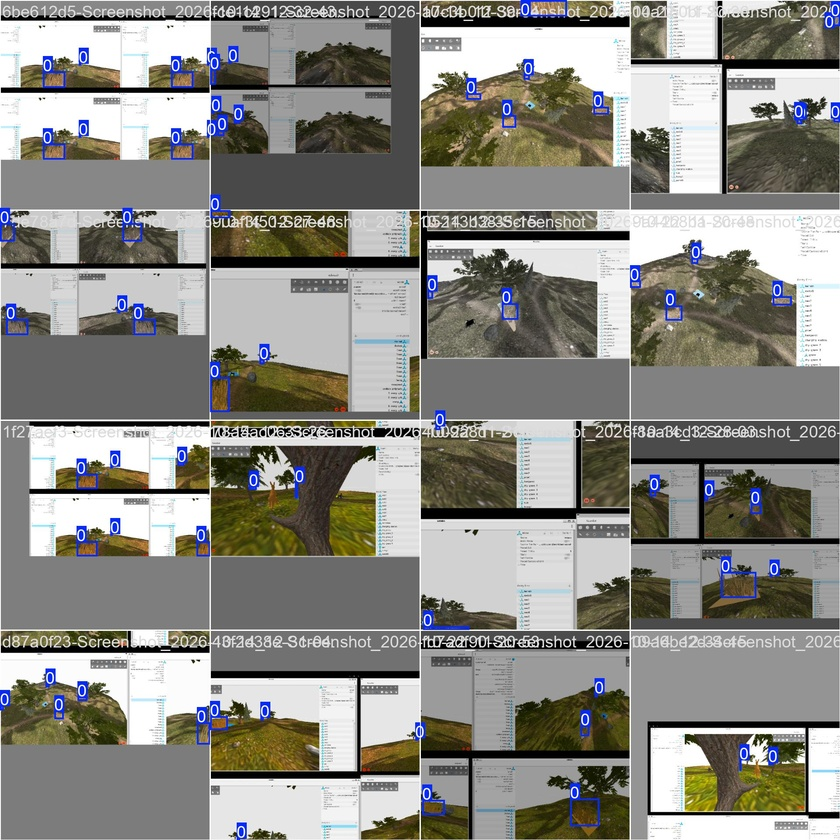
#> input picture my_model (1)/train/train_batch0.jpg, 840 x 840 px, shrunk from 1920 x 1920 before the run, given in place of the camera
$ python opencv_dry_flag.py
#> lines starting #> are read from the running program, lines starting #| are printed output that depends on the picture; after the words box and inside, x2 and y2 are one past the last pixel; in counts of white or black regions, pixels touching at a corner belong together
#!/usr/bin/env python3

"""Pick an HSV colour and display the matching mask over an image."""

import argparse
import sys

import cv2
import numpy as np


WINDOW_NAME = "HSV colour picker"
MAX_TOLERANCE = 50


def nothing(_value: int) -> None:
	"""Trackbar callback placeholder."""


def create_trackbars() -> None:
	cv2.namedWindow(WINDOW_NAME, cv2.WINDOW_NORMAL)
	for name, maximum in (
		("Hue", 179),
		("Saturation", 255),
		("Value", 255),
		("Hue tolerance %", MAX_TOLERANCE),
		("Saturation tolerance %", MAX_TOLERANCE),
		("Value tolerance %", MAX_TOLERANCE),
	):
		cv2.createTrackbar(name, WINDOW_NAME, 0, maximum, nothing)
#> in main, image is the input picture: shape (840, 840, 3); mean B, G, R 132.6, 138.3, 139.2

	# Start with a useful middle-brightness colour and modest tolerances.
	cv2.setTrackbarPos("Saturation", WINDOW_NAME, 128)
	cv2.setTrackbarPos("Value", WINDOW_NAME, 128)
	cv2.setTrackbarPos("Hue tolerance %", WINDOW_NAME, 10)
	cv2.setTrackbarPos("Saturation tolerance %", WINDOW_NAME, 10)
	cv2.setTrackbarPos("Value tolerance %", WINDOW_NAME, 10)


def read_source(source: str) -> tuple[cv2.VideoCapture | None, np.ndarray | None]:
	"""Return either a still image or an opened camera capture."""
	try:
		camera_index = int(source)
	except ValueError:
		image = cv2.imread(source)
		if image is None:
			raise FileNotFoundError(f"Could not read image: {source}")
		return None, image

	capture = cv2.VideoCapture(camera_index)
	if not capture.isOpened():
		capture.release()
		raise RuntimeError(f"Could not open camera {camera_index}")
	return capture, None


def build_display(image: np.ndarray) -> np.ndarray:
	hsv_image = cv2.cvtColor(image, cv2.COLOR_BGR2HSV)
#> hsv_image: shape (840, 840, 3); mean H, S, V 24.2, 40.4, 143.2
	hue = cv2.getTrackbarPos("Hue", WINDOW_NAME)
	saturation = cv2.getTrackbarPos("Saturation", WINDOW_NAME)
	value = cv2.getTrackbarPos("Value", WINDOW_NAME)

	hue_tolerance = cv2.getTrackbarPos("Hue tolerance %", WINDOW_NAME)
	saturation_tolerance = cv2.getTrackbarPos("Saturation tolerance %", WINDOW_NAME)
	value_tolerance = cv2.getTrackbarPos("Value tolerance %", WINDOW_NAME)

	# Hue is circular, so compare it with two ranges when the tolerance wraps.
	hue_delta = int(round(179 * hue_tolerance / 100))
	low_hue = hue - hue_delta
	high_hue = hue + hue_delta
	low_saturation = max(0, saturation - round(255 * saturation_tolerance / 100))
	high_saturation = min(255, saturation + round(255 * saturation_tolerance / 100))
	low_value = max(0, value - round(255 * value_tolerance / 100))
	high_value = min(255, value + round(255 * value_tolerance / 100))

	if low_hue < 0:
		mask = cv2.inRange(
			hsv_image,
			np.array([0, low_saturation, low_value]),
			np.array([high_hue, high_saturation, high_value]),
		)
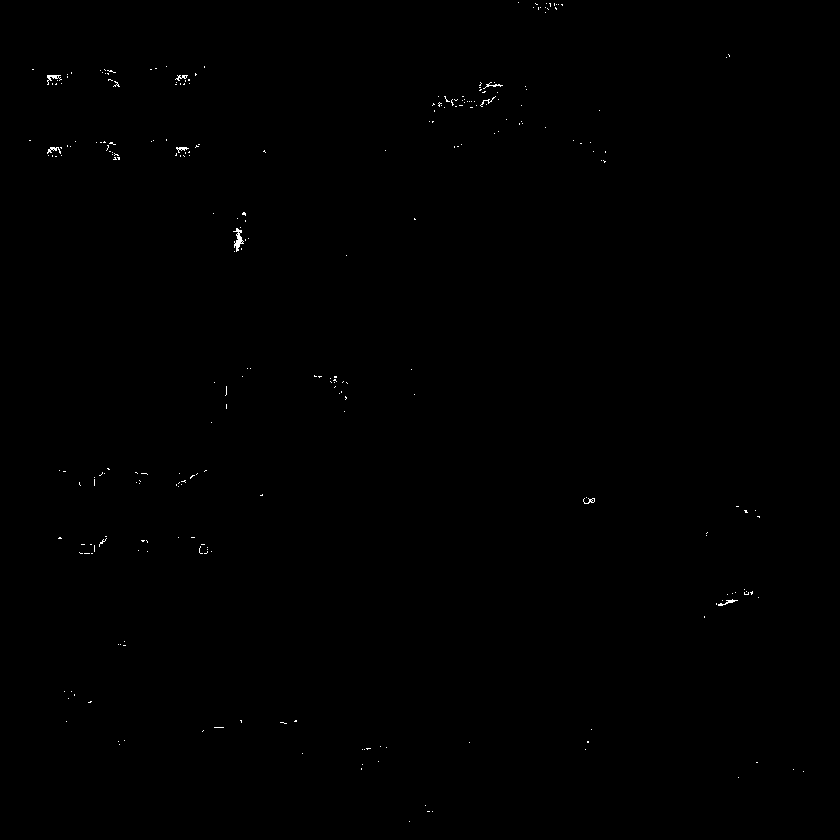
#> mask: shape (840, 840); 0.16% white in thin lines or dots
		mask |= cv2.inRange(
			hsv_image,
			np.array([180 + low_hue, low_saturation, low_value]),
			np.array([179, high_saturation, high_value]),
		)
	elif high_hue > 179:
		mask = cv2.inRange(
			hsv_image,
			np.array([low_hue, low_saturation, low_value]),
			np.array([179, high_saturation, high_value]),
		)
		mask |= cv2.inRange(
			hsv_image,
			np.array([0, low_saturation, low_value]),
			np.array([high_hue - 180, high_saturation, high_value]),
		)
	else:
		mask = cv2.inRange(
			hsv_image,
			np.array([low_hue, low_saturation, low_value]),
			np.array([high_hue, high_saturation, high_value]),
		)

	result = cv2.bitwise_and(image, image, mask=mask)
	return np.hstack((image, result))
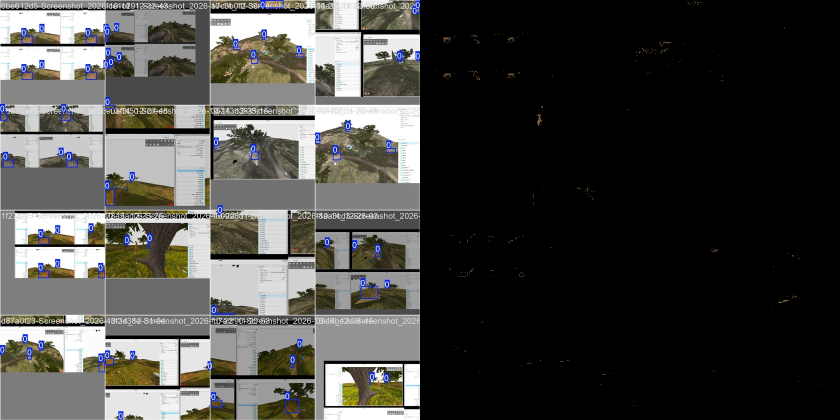
#> returned value: shape (840, 1680, 3) (shown at 1/2 size); mean of channels 0, 1, 2 66.3, 69.2, 69.7; drawn as B, G, R


def parse_args() -> argparse.Namespace:
	parser = argparse.ArgumentParser(description=__doc__)
	parser.add_argument(
		"source",
		help="image path, or camera index such as 0 (default: 0)",
		nargs="?",
		default="0",
	)
	return parser.parse_args()


def main() -> int:
	args = parse_args()
	try:
		capture, image = read_source(args.source)
	except (FileNotFoundError, RuntimeError) as error:
		print(error, file=sys.stderr)
		return 1

	create_trackbars()
	try:
		while True:
			if capture is not None:
				ok, image = capture.read()
				if not ok:
					print("Could not read a frame from the camera.", file=sys.stderr)
					return 1
			assert image is not None
			cv2.imshow(WINDOW_NAME, build_display(image))
			# Keep polling for still images so trackbar changes are processed.
			key = cv2.waitKey(30) & 0xFF
#> (key q is pressed here)
			if key in (ord("q"), 27):
				break
	finally:
		if capture is not None:
			capture.release()
		cv2.destroyAllWindows()
	return 0


if __name__ == "__main__":
	raise SystemExit(main())
#> (the program exits here)

$ run again, on my_model (1)/train/train_batch1.jpg
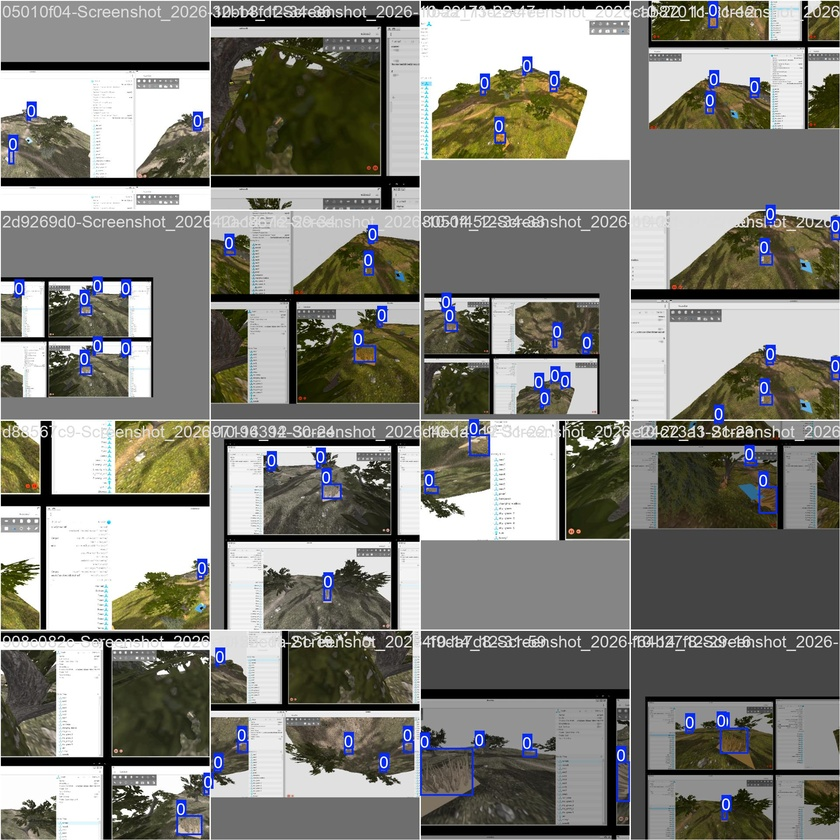
#> input picture my_model (1)/train/train_batch1.jpg, 840 x 840 px, shrunk from 1920 x 1920 before the run, given in place of the camera
#> in main, image is the input picture: shape (840, 840, 3); mean B, G, R 121.8, 128.6, 129.1
#> hsv_image: shape (840, 840, 3); mean H, S, V 22.8, 45.7, 132.8
#> in build_display, `mask = cv2.inRange( hsv_image, np.array([0, low_saturation, low_value]..`:
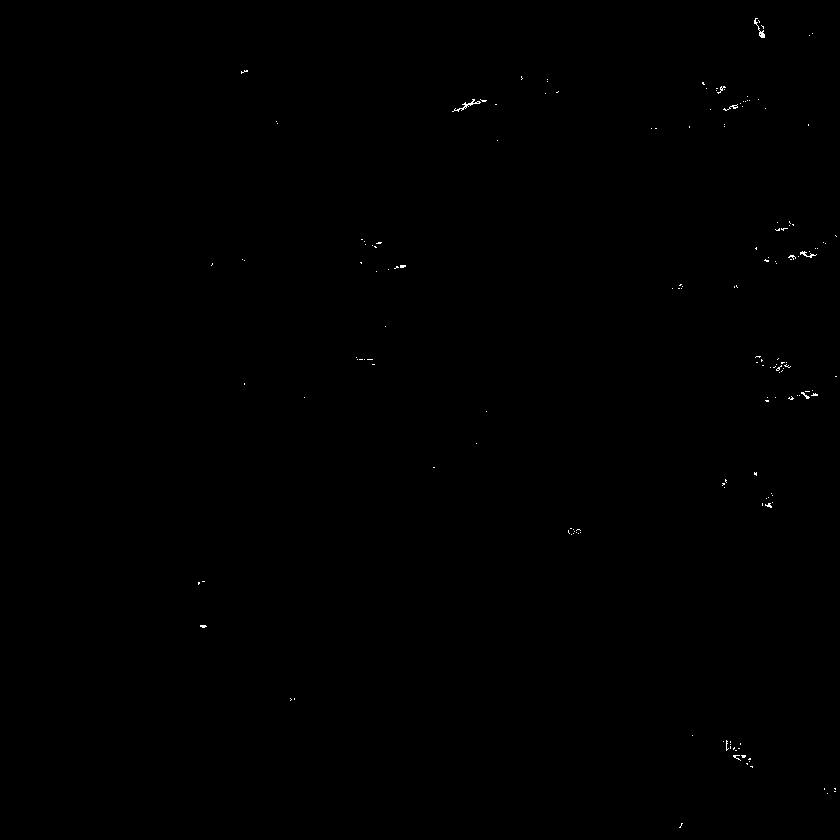
#> mask: shape (840, 840); 0.11% white in thin lines or dots, all inside (x1, y1, x2, y2) = (198, 18, 837, 828)
#> in build_display, `return np.hstack((image, result))`:
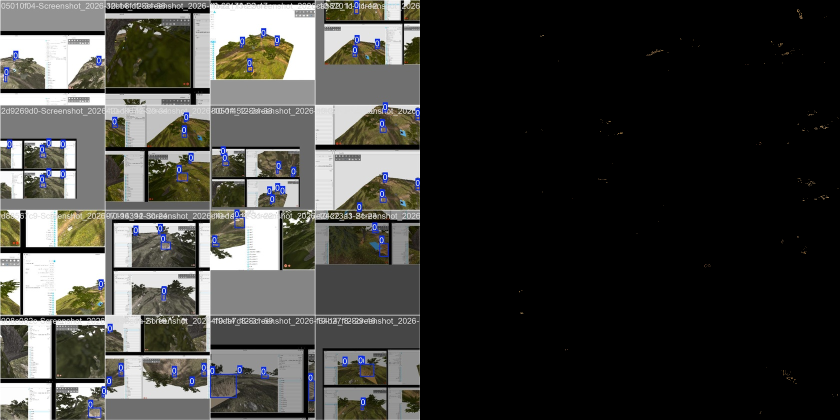
#> returned value: shape (840, 1680, 3) (shown at 1/2 size); mean of channels 0, 1, 2 60.9, 64.3, 64.6; drawn as B, G, R

$ run again, on my_model (1)/train/train_batch2.jpg
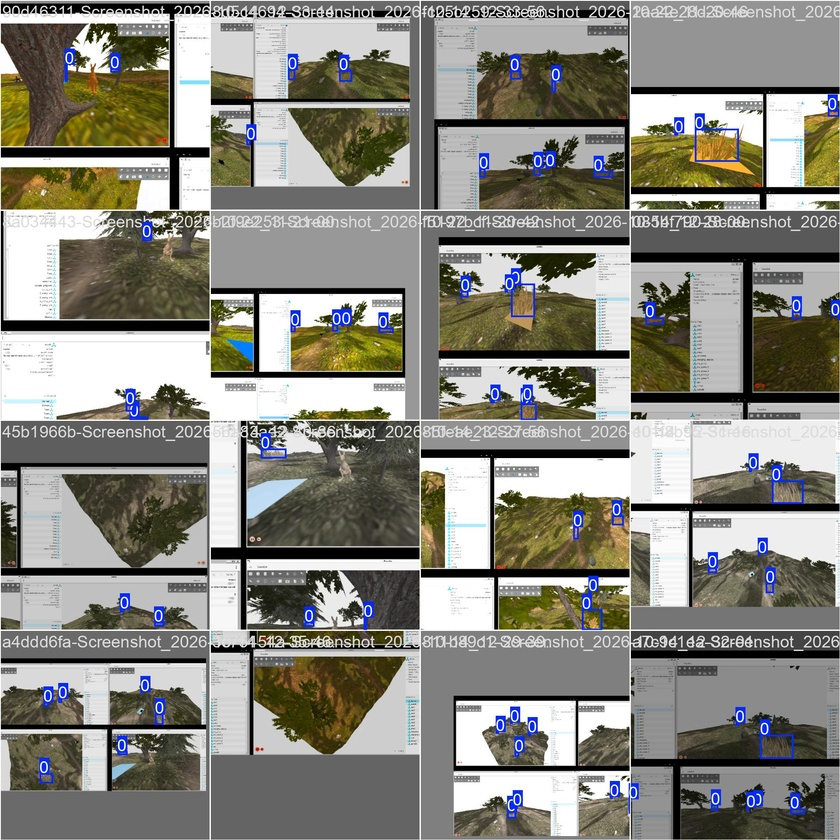
#> input picture my_model (1)/train/train_batch2.jpg, 840 x 840 px, shrunk from 1920 x 1920 before the run, given in place of the camera
#> in main, image is the input picture: shape (840, 840, 3); mean B, G, R 127, 135.2, 136.4
#> hsv_image: shape (840, 840, 3); mean H, S, V 25, 47.2, 140.2
#> in build_display, `mask = cv2.inRange( hsv_image, np.array([0, low_saturation, low_value]..`:
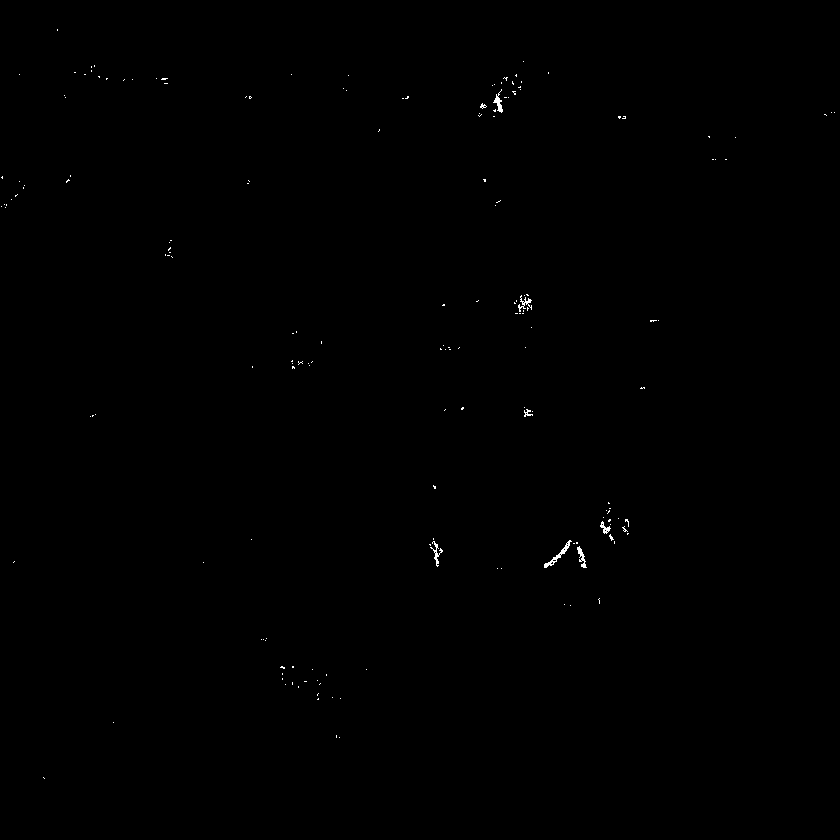
#> mask: shape (840, 840); 0.15% white in thin lines or dots, all inside (x1, y1, x2, y2) = (1, 29, 835, 779)
#> in build_display, `return np.hstack((image, result))`:
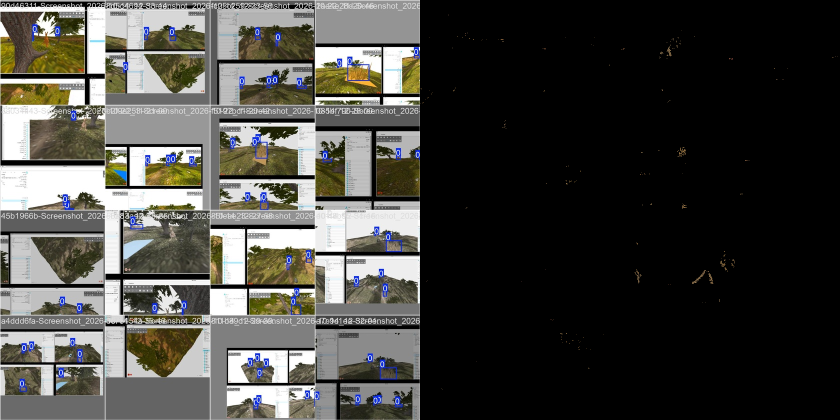
#> returned value: shape (840, 1680, 3) (shown at 1/2 size); mean of channels 0, 1, 2 63.6, 67.7, 68.3; drawn as B, G, R
